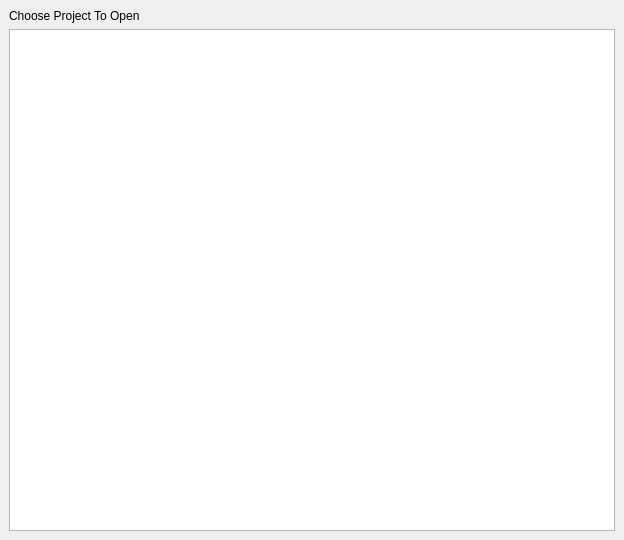
<?xml version="1.0" encoding="UTF-8"?>
<ui version="4.0">
 <class>ProjectTab</class>
 <widget class="QStackedWidget" name="ProjectTab">
  <property name="geometry">
   <rect>
    <x>0</x>
    <y>0</y>
    <width>624</width>
    <height>540</height>
   </rect>
  </property>
  <property name="windowTitle">
   <string>StackedWidget</string>
  </property>
  <property name="windowIcon">
   <iconset resource="../../ART.qrc">
    <normaloff>:/images/ProjectTab.png</normaloff>:/images/ProjectTab.png</iconset>
  </property>
  <widget class="QWidget" name="mAllProjectWidget">
   <layout class="QGridLayout" name="gridLayout">
    <item row="0" column="0">
     <widget class="QLabel" name="label">
      <property name="text">
       <string>Choose Project To Open</string>
      </property>
     </widget>
    </item>
    <item row="1" column="0">
     <widget class="QTableView" name="mProjectList"/>
    </item>
   </layout>
  </widget>
  <widget class="QWidget" name="mProjectCfgWidget">
   <layout class="QGridLayout" name="gridLayout_2">
    <item row="0" column="0">
     <widget class="QGroupBox" name="groupBox">
      <property name="title">
       <string>Project Message</string>
      </property>
      <layout class="QGridLayout" name="gridLayout_5">
       <item row="0" column="0" colspan="2">
        <layout class="QGridLayout" name="gridLayout_4">
         <item row="0" column="1">
          <widget class="QLabel" name="mPackageNameLabel">
           <property name="text">
            <string>PackageName</string>
           </property>
          </widget>
         </item>
         <item row="1" column="0">
          <widget class="QLabel" name="label_4">
           <property name="sizePolicy">
            <sizepolicy hsizetype="Maximum" vsizetype="Preferred">
             <horstretch>0</horstretch>
             <verstretch>0</verstretch>
            </sizepolicy>
           </property>
           <property name="text">
            <string>Application:</string>
           </property>
          </widget>
         </item>
         <item row="0" column="0">
          <widget class="QLabel" name="label_2">
           <property name="sizePolicy">
            <sizepolicy hsizetype="Maximum" vsizetype="Preferred">
             <horstretch>0</horstretch>
             <verstretch>0</verstretch>
            </sizepolicy>
           </property>
           <property name="text">
            <string>PackageName:</string>
           </property>
          </widget>
         </item>
         <item row="0" column="2">
          <widget class="QLabel" name="label_9">
           <property name="sizePolicy">
            <sizepolicy hsizetype="Maximum" vsizetype="Preferred">
             <horstretch>0</horstretch>
             <verstretch>0</verstretch>
            </sizepolicy>
           </property>
           <property name="text">
            <string>Version:</string>
           </property>
          </widget>
         </item>
         <item row="1" column="2">
          <widget class="QLabel" name="label_12">
           <property name="sizePolicy">
            <sizepolicy hsizetype="Maximum" vsizetype="Preferred">
             <horstretch>0</horstretch>
             <verstretch>0</verstretch>
            </sizepolicy>
           </property>
           <property name="text">
            <string>versionCode</string>
           </property>
          </widget>
         </item>
         <item row="0" column="3">
          <widget class="QLabel" name="mVersionLabel">
           <property name="text">
            <string>Version</string>
           </property>
          </widget>
         </item>
         <item row="1" column="1">
          <widget class="QLabel" name="mApplicationNameLabel">
           <property name="sizePolicy">
            <sizepolicy hsizetype="Preferred" vsizetype="Fixed">
             <horstretch>0</horstretch>
             <verstretch>0</verstretch>
            </sizepolicy>
           </property>
           <property name="text">
            <string>Application</string>
           </property>
          </widget>
         </item>
         <item row="2" column="0">
          <widget class="QLabel" name="label_6">
           <property name="sizePolicy">
            <sizepolicy hsizetype="Maximum" vsizetype="Preferred">
             <horstretch>0</horstretch>
             <verstretch>0</verstretch>
            </sizepolicy>
           </property>
           <property name="text">
            <string>Entry:</string>
           </property>
          </widget>
         </item>
         <item row="2" column="1">
          <widget class="QLabel" name="mEntryLabel">
           <property name="sizePolicy">
            <sizepolicy hsizetype="Preferred" vsizetype="Fixed">
             <horstretch>0</horstretch>
             <verstretch>0</verstretch>
            </sizepolicy>
           </property>
           <property name="text">
            <string>Entry</string>
           </property>
          </widget>
         </item>
         <item row="2" column="2">
          <widget class="QLabel" name="label_11">
           <property name="sizePolicy">
            <sizepolicy hsizetype="Maximum" vsizetype="Preferred">
             <horstretch>0</horstretch>
             <verstretch>0</verstretch>
            </sizepolicy>
           </property>
           <property name="text">
            <string>versionName</string>
           </property>
          </widget>
         </item>
         <item row="1" column="3">
          <widget class="QLabel" name="mVersionCodeLabel">
           <property name="text">
            <string>VersionCode</string>
           </property>
          </widget>
         </item>
         <item row="2" column="3">
          <widget class="QLabel" name="mVersionNameLabel">
           <property name="text">
            <string>VersionName</string>
           </property>
          </widget>
         </item>
        </layout>
       </item>
       <item row="1" column="0">
        <widget class="QLabel" name="label_10">
         <property name="text">
          <string>compile:</string>
         </property>
        </widget>
       </item>
       <item row="1" column="1">
        <widget class="QLineEdit" name="mCompileEdit"/>
       </item>
       <item row="2" column="1">
        <widget class="QDialogButtonBox" name="mButtonBox">
         <property name="standardButtons">
          <set>QDialogButtonBox::Reset|QDialogButtonBox::Save</set>
         </property>
        </widget>
       </item>
      </layout>
     </widget>
    </item>
    <item row="1" column="0">
     <widget class="QGroupBox" name="groupBox_2">
      <property name="title">
       <string>Activity Info</string>
      </property>
      <layout class="QGridLayout" name="gridLayout_3">
       <item row="0" column="0">
        <widget class="QListWidget" name="mActivityInfoList"/>
       </item>
      </layout>
     </widget>
    </item>
   </layout>
  </widget>
 </widget>
 <resources>
  <include location="../../ART.qrc"/>
 </resources>
 <connections/>
</ui>
